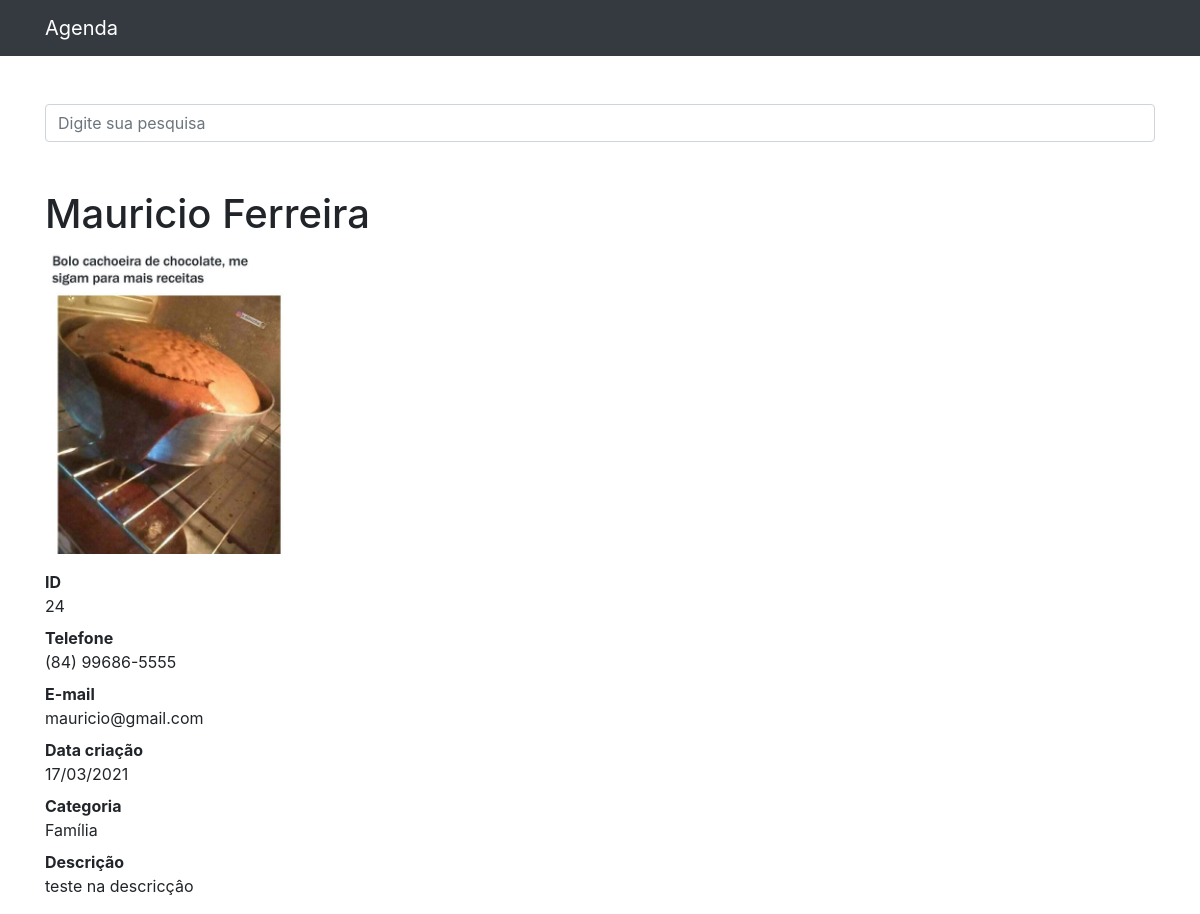
Screenshot of /24 with the database file from the repository.
### contatos/models.py (models this page shows, shortened)
class Contato(models.Model):
    nome = models.CharField(max_length=255)
    sobrenome = models.CharField(max_length=255, blank=True)
    telefone = models.CharField(max_length=255)
    email = models.CharField(max_length=255, blank=True)
    data_criacao = models.DateTimeField(default=timezone.now)
    descricao = models.TextField(blank=True)
    categoria = models.ForeignKey(Categoria, on_delete=models.DO_NOTHING)
    mostrar = models.BooleanField(default=True)
    foto = models.ImageField(blank=True, upload_to='fotos/%Y/%m/')

class Categoria(models.Model):
    nome = models.CharField(max_length=150)
    def __str__(self):
        return self.nome

### contatos/views.py (the view)
# urls.py: path('<int:contato_id>', views.detalhes_contato, name='detalhes_contato'),
def detalhes_contato(request, contato_id):
    contato = get_object_or_404(Contato, id=contato_id)
    if not contato.mostrar:
        raise Http404()
    return render(request, 'contatos/detalhes_contato.html', {
        'contato': contato
    })

### contatos/templates/contatos/detalhes_contato.html (shortened to what this page needs)
{% extends 'base.html' %}
{% block conteudo %}
<h1 class="mt-5">{{ contato.nome }} {{ contato.sobrenome }}</h1>
{% if contato.foto %}
<p>
    <img src="{{ contato.foto.url }}" style="max-width: 250px; height: auto;">
</p>
{% endif %}
<dl>
    <dt>ID</dt>
    <dd>{{ contato.id }}</dd>
    <dt>Telefone</dt>
    <dd>{{ contato.telefone }}</dd>
    <dt>E-mail</dt>
    <dd>{{ contato.email}}</dd>
    <dt>Data criação</dt>
    <dd>{{ contato.data_criacao|date:'d/m/Y' }}</dd>
    <dt>Categoria</dt>
    <dd>{{ contato.categoria }}</dd>
    <dt>Descrição</dt>
    <dd>{{ contato.descricao }}</dd>
</dl>
{% endblock %}

### rows the page displays
Contato: nome "Mauricio", sobrenome "Ferreira", foto (picture), id "24", telefone "(84) 99686-5555", email "mauricio@gmail.com", data_criacao "17/03/2021", categoria "Família", descricao "teste na descricçâo"
